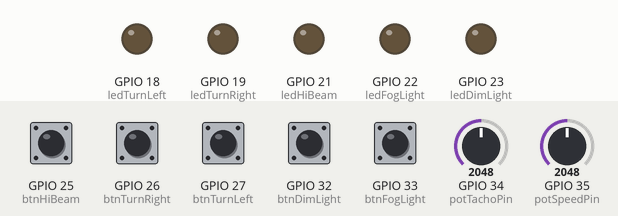
The sketch below on a simulated ESP32. Parts: output pins drawn as LEDs (lit = HIGH). The inputs (shaded band) are chosen by the test bench; at power-on: GPIO 25 (btnHiBeam), GPIO 26 (btnTurnRight), GPIO 27 (btnTurnLeft), GPIO 32 (btnDimLight), GPIO 33 (btnFogLight) HIGH, GPIO 34 (potTachoPin) = 2048, GPIO 35 (potSpeedPin) = 2048. The audio player accepts every command and is not drawn; what the sketch prints to the serial monitor is not drawn.

Above: at 0.8 s.
0.9 s: GPIO 25 (btnHiBeam) pulled LOW for 0.15 s
At 2.1 s:
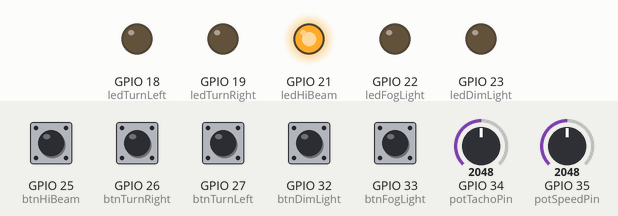
2.5 s: GPIO 26 (btnTurnRight) pulled LOW for 0.15 s
At 3.5 s:
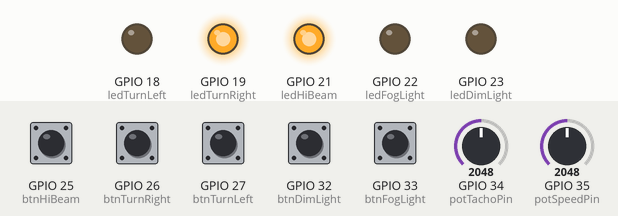
4.1 s: GPIO 27 (btnTurnLeft) pulled LOW for 0.15 s
At 5.0 s:
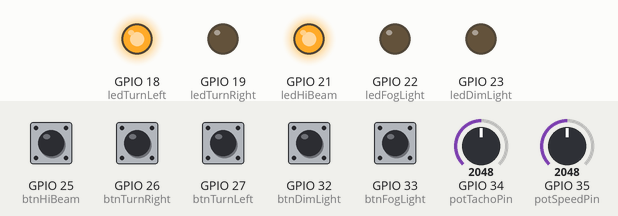
5.7 s: GPIO 32 (btnDimLight) pulled LOW for 0.15 s
At 6.1 s:
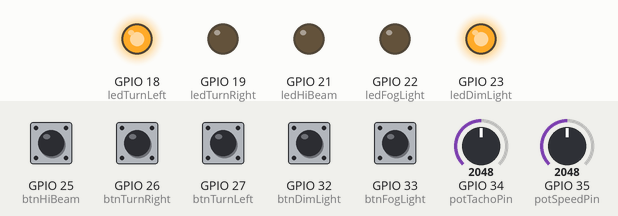
7.3 s: GPIO 33 (btnFogLight) pulled LOW for 0.15 s
At 8.4 s:
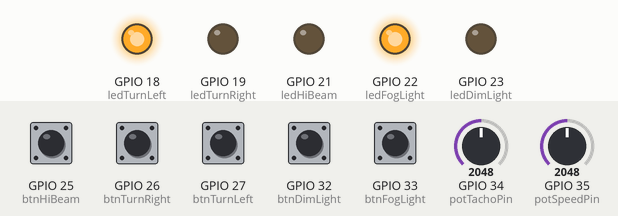
8.9 s: GPIO 26 (btnTurnRight) pulled LOW for 1 s
At 9.5 s:
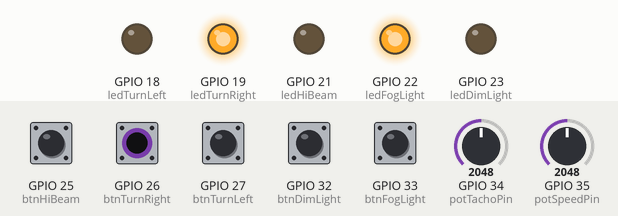
Timing chart, 0 to 11.9 s (numbered marks = the images above; inputs shaded):
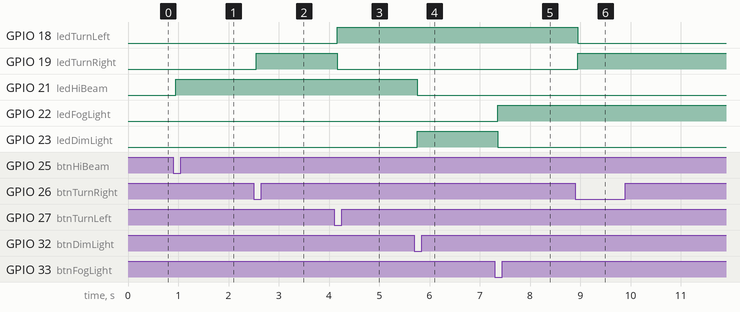

The sketch:

sketch_jun5a.ino
```cpp
#include <Arduino.h>
#include <ArduinoJson.h>
#include "DFRobotDFPlayerMini.h"
#include <freertos/FreeRTOS.h>
#include <freertos/task.h>
#include <freertos/queue.h>


// CẤU HÌNH PHẦN CỨNG (PINOUT)

const int potTachoPin = 34;
const int potSpeedPin = 35;

const int btnTurnLeft = 27;
const int btnTurnRight = 26;
const int btnHiBeam = 25;
const int btnFogLight = 33;
const int btnDimLight = 32;

const int ledTurnLeft = 18;
const int ledTurnRight = 19;
const int ledHiBeam = 21;
const int ledFogLight = 22;
const int ledDimLight = 23;

// KHAI BÁO BIẾN CHO HMI
bool stateTurnLeft  = false;
bool stateTurnRight = false;
bool stateHiBeam    = false;
bool stateFogLight  = false;
bool stateDimLight  = false;

int lastTurnLeft  = HIGH;
int lastTurnRight = HIGH;
int lastHiBeam    = HIGH;
int lastFogLight  = HIGH;
int lastDimLight  = HIGH;

// CẤU TRÚC FREE-RTOS QUEUE (ĐỂ HMI GIAO TIẾP VỚI AUDIO)
enum AudioCmdType {
  CMD_PLAY, CMD_PAUSE, CMD_NEXT, CMD_PREV,
  CMD_VOL_UP, CMD_VOL_DOWN, CMD_REPEAT_ON, CMD_REPEAT_OFF, CMD_PLAY_TRACK
};

struct AudioMessage {
  AudioCmdType type;
  int trackNum; // Chỉ dùng khi type = CMD_PLAY_TRACK
};

QueueHandle_t audioQueue; // Hàng đợi chứa lệnh âm thanh

// HÀM XỬ LÝ NHẤN NÚT (HỖ TRỢ RTOS)
void checkButton(int pin, int &lastPhysicalState, bool &toggleState) {
  int currentState = digitalRead(pin);
  if (lastPhysicalState == HIGH && currentState == LOW) {
    toggleState = !toggleState;
    vTaskDelay(pdMS_TO_TICKS(50)); // Dùng vTaskDelay thay cho delay() để RTOS có thể nhường CPU cho việc khác
  }
  lastPhysicalState = currentState;
}
// TASK 1: XỬ LÝ ÂM THANH (Chạy trên Core 0)
void TaskAudio(void *pvParameters) {
  HardwareSerial mySerial(2);
  DFRobotDFPlayerMini player;

  mySerial.begin(9600, SERIAL_8N1, 16, 17);

  if (!player.begin(mySerial)) {
    Serial.println("Lỗi: Không tìm thấy DFPlayer!");
  } else {
    Serial.println("DFPlayer Sẵn sàng!");
    player.volume(20);
  }

  AudioMessage msg;

  for (;;) {
    // Chờ nhận lệnh từ Queue (Lệnh portMAX_DELAY giúp Task này ngủ hoàn toàn không tốn CPU cho đến khi có lệnh mới)
    if (xQueueReceive(audioQueue, &msg, portMAX_DELAY) == pdPASS) {
      switch (msg.type) {
        case CMD_PLAY: player.start(); break;
        case CMD_PAUSE: player.pause(); break;
        case CMD_NEXT: player.next(); break;
        case CMD_PREV: player.previous(); break;
        case CMD_VOL_UP: player.volumeUp(); break;
        case CMD_VOL_DOWN: player.volumeDown(); break;
        case CMD_REPEAT_ON: player.enableLoop(); break;
        case CMD_REPEAT_OFF: player.disableLoop(); break;
        case CMD_PLAY_TRACK: player.play(msg.trackNum); break;
      }
    }
  }
}

// TASK 2: XỬ LÝ HMI VÀ GIAO TIẾP MÀN HÌNH QT (Chạy trên Core 1)
void TaskHMI(void *pvParameters) {
  unsigned long lastSendTime = 0;

  for (;;) {
    // NHẬN LỆNH TỪ QT & ĐẨY VÀO QUEUE CHO AUDIO TASK
    if (Serial.available()) {
      String cmd = Serial.readStringUntil('\n');
      cmd.trim();

      AudioMessage msgToSend;
      bool isValidCmd = true;

      if (cmd == "play") msgToSend.type = CMD_PLAY;
      else if (cmd == "pause") msgToSend.type = CMD_PAUSE;
      else if (cmd == "next") msgToSend.type = CMD_NEXT;
      else if (cmd == "prev") msgToSend.type = CMD_PREV;
      else if (cmd == "vol_up") msgToSend.type = CMD_VOL_UP;
      else if (cmd == "vol_down") msgToSend.type = CMD_VOL_DOWN;
      else if (cmd == "repeat_on") msgToSend.type = CMD_REPEAT_ON;
      else if (cmd == "repeat_off") msgToSend.type = CMD_REPEAT_OFF;
      else if (cmd.startsWith("play_track:")) {
        msgToSend.type = CMD_PLAY_TRACK;
        msgToSend.trackNum = cmd.substring(11).toInt();
      } else {
        isValidCmd = false; // Lệnh rác
      }

      if (isValidCmd) {
        // Ném lệnh vào hàng đợi, TaskAudio sẽ tự lấy ra làm
        xQueueSend(audioQueue, &msgToSend, portMAX_DELAY);
      }
    }

    //ĐỌC TRẠNG THÁI NÚT NHẤN (Lưu trạng thái cũ để khóa lẫn)
    bool prevTurnLeft  = stateTurnLeft;
    bool prevTurnRight = stateTurnRight;
    bool prevHiBeam    = stateHiBeam;
    bool prevFogLight  = stateFogLight;
    bool prevDimLight  = stateDimLight;

    checkButton(btnTurnLeft,  lastTurnLeft,  stateTurnLeft);
    checkButton(btnTurnRight, lastTurnRight, stateTurnRight);
    checkButton(btnHiBeam,    lastHiBeam,    stateHiBeam);
    checkButton(btnFogLight,  lastFogLight,  stateFogLight);
    checkButton(btnDimLight,  lastDimLight,  stateDimLight);

    // LOGIC KHÓA LẪN (MUTUAL EXCLUSIVITY)
    if (stateTurnLeft && !prevTurnLeft)   stateTurnRight = false;
    if (stateTurnRight && !prevTurnRight) stateTurnLeft = false;

    if (stateHiBeam && !prevHiBeam) {
      stateFogLight = false; stateDimLight = false;
    }
    if (stateFogLight && !prevFogLight) {
      stateHiBeam = false; stateDimLight = false;
    }
    if (stateDimLight && !prevDimLight) {
      stateHiBeam = false; stateFogLight = false;
    }

    // CẬP NHẬT LED VẬT LÝ
    digitalWrite(ledTurnLeft, stateTurnLeft ? HIGH : LOW);
    digitalWrite(ledTurnRight, stateTurnRight ? HIGH : LOW);
    digitalWrite(ledHiBeam, stateHiBeam ? HIGH : LOW);
    digitalWrite(ledFogLight, stateFogLight ? HIGH : LOW);
    digitalWrite(ledDimLight, stateDimLight ? HIGH : LOW);

    // ĐỌC BIẾN TRỞ VÀ GỬI JSON (Mỗi 100ms)
    if (millis() - lastSendTime > 100) {
      StaticJsonDocument<256> doc;
      doc["tacho"] = map(analogRead(potTachoPin), 0, 4095, 0, 8);
      doc["speed"] = map(analogRead(potSpeedPin), 0, 4095, 0, 200);
      doc["turnLeft"]  = stateTurnLeft;
      doc["turnRight"] = stateTurnRight;
      doc["hiBeam"]    = stateHiBeam;
      doc["fogLight"]  = stateFogLight;
      doc["dimLight"]  = stateDimLight;

      serializeJson(doc, Serial);
      Serial.println();
      lastSendTime = millis();
    }

    // Delay 10ms để nhường CPU, giúp Watchdog Timer của RTOS không bị kích hoạt lỗi
    vTaskDelay(pdMS_TO_TICKS(10));
  }
}
void setup() {
  Serial.begin(115200);

  pinMode(btnTurnLeft, INPUT_PULLUP);
  pinMode(btnTurnRight, INPUT_PULLUP);
  pinMode(btnHiBeam, INPUT_PULLUP);
  pinMode(btnFogLight, INPUT_PULLUP);
  pinMode(btnDimLight, INPUT_PULLUP);

  pinMode(ledTurnLeft, OUTPUT);
  pinMode(ledTurnRight, OUTPUT);
  pinMode(ledHiBeam, OUTPUT);
  pinMode(ledFogLight, OUTPUT);
  pinMode(ledDimLight, OUTPUT);

  // Tạo hàng đợi chứa tối đa 10 lệnh Âm thanh
  audioQueue = xQueueCreate(10, sizeof(AudioMessage));
  // Tạo Task HMI trên Core 1 (ưu tiên 1)
  xTaskCreatePinnedToCore(TaskHMI, "TaskHMI", 4096, NULL, 1, NULL, 1);
  // Tạo Task Audio trên Core 0 (ưu tiên 1)
  xTaskCreatePinnedToCore(TaskAudio, "TaskAudio", 4096, NULL, 1, NULL, 0);
  vTaskDelete(NULL);
}

void loop() {

}
```

Measured:
- after the input at 0.9 s, GPIO 21 (ledHiBeam): LOW → HIGH after 0.05 s
- after the input at 2.5 s, GPIO 19 (ledTurnRight): LOW → HIGH after 0.05 s
- after the input at 4.1 s, GPIO 18 (ledTurnLeft): LOW → HIGH after 0.06 s; GPIO 19 (ledTurnRight): HIGH → LOW after 0.06 s
- after the input at 5.7 s, GPIO 21 (ledHiBeam): HIGH → LOW after 0.06 s; GPIO 23 (ledDimLight): LOW → HIGH after 0.06 s
- after the input at 7.3 s, GPIO 22 (ledFogLight): LOW → HIGH after 0.05 s; GPIO 23 (ledDimLight): HIGH → LOW after 0.05 s
- after the input at 8.9 s, GPIO 18 (ledTurnLeft): HIGH → LOW after 0.05 s; GPIO 19 (ledTurnRight): LOW → HIGH after 0.05 s
